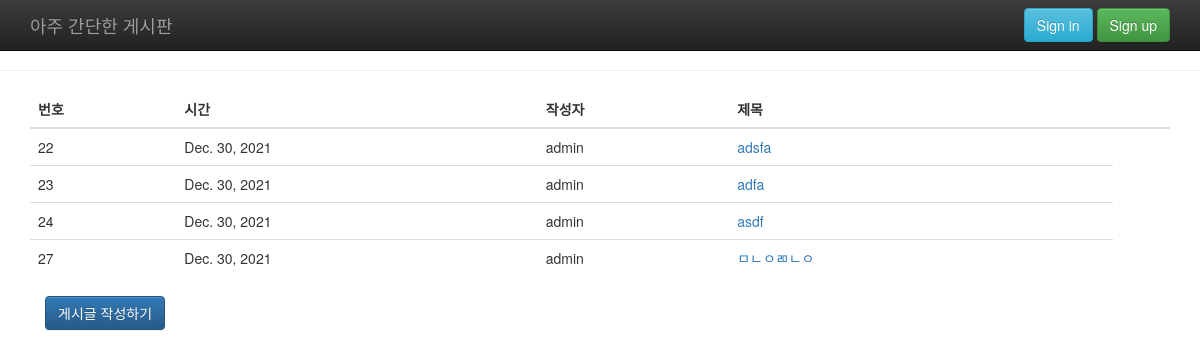
/board/, run on the app's committed database.
### board/models.py (models this page shows)
class board( models.Model) :
    user = models.ForeignKey(User, on_delete=models.CASCADE)  # 반드시 인증을 해야만 글을 쓸수 있다
    createDate = models.DateField()
    subject = models.CharField(max_length=255)
    content = models.TextField()

### board/views.py (the view)
# urls.py: path('', views.index, name='list' ),
def index( request ) :
   rows = board.objects.all()
   cont = {'rows':rows}
   return render( request, 'board/list.html', cont)

### board/templates/board/list.html (shortened to what this page needs)
      {% extends 'board/base.html' %}
      {% block content %}
      <div class="container">
        <table class='table'>
          <thead>
            <tr>
              <th> 번호 </th>
              <th> 시간 </th>
              <th> 작성자 </th>
              <th> 제목 </th>
              <th style='width: 5%'> </th>
              <th style='width: 5%'> </th>
            </tr>
         </thead>
          <tbody>
           {% for row in rows %}
           <tr>
             <td> {{row.id}} </td>
             <td> {{row.createDate}} </td>
             <td> {{row.user.username}} </td>
             <td>
                  <a href='view/?id={{row.id}}'>{{row.subject}}</a>
             </td>
             <td>
             </td>
           </tr>
           {% endfor %}
          </tbody>
        </table>
           <div class="container">
             <a href='write/'>
               <button type="submit" class="btn btn-primary">게시글 작성하기</button>
             </a>
           </div>
      </div>
      {% endblock %}

### board/templates/board/base.html (shortened to what this page needs)
<!DOCTYPE html>
<html>
  <head>
    {% load static %}
    <link type='text/css' rel='stylesheet' href='{% static "bootstrap.min.css" %}' />
    <link type='text/css' rel='stylesheet' href='{% static "bootstrap-theme.min.css" %}' />
    <link type='text/css' rel='stylesheet' href='{% static "list.css" %}' />
  </head>
  <body>
    <nav class="navbar navbar-inverse navbar-fixed-top">
      <div class="container">
        <div class="navbar-header">
          <a class="navbar-brand" href="/board/">아주 간단한 게시판</a>
        </div>
        <div id="navbar" class="navbar-collapse collapse">
          <div class="navbar-form navbar-right">
            {% if user.is_authenticated %}
            <a href='/injo/signout/'>
                <button type="submit" class="btn btn-info">Sign Out</button>
            </a>
            {% else %}
            <a href='/injo/signin/'>
                <button type="submit" class="btn btn-info">Sign in</button>
            </a>
            <a href='/injo/signup/'>
                <button type="submit" class="btn btn-success">Sign up</button>
            </a>
            {% endif %}
          </div>
        </div>
      </div>
    </nav>
    <hr>
    {% block content %}
    {% endblock %}
  </body>
</html>

### static/list.css (style rules this page uses)
body { padding-top: 50px; padding-bottom: 20px; }

### data on the page
board: id "22", createDate "Dec. 30, 2021", user.username "admin", subject "adsfa"
board: id "23", createDate "Dec. 30, 2021", user.username "admin", subject "adfa"
board: id "24", createDate "Dec. 30, 2021", user.username "admin", subject "asdf"
board: id "27", createDate "Dec. 30, 2021", user.username "admin", subject "ㅁㄴㅇㄻㄴㅇ"
